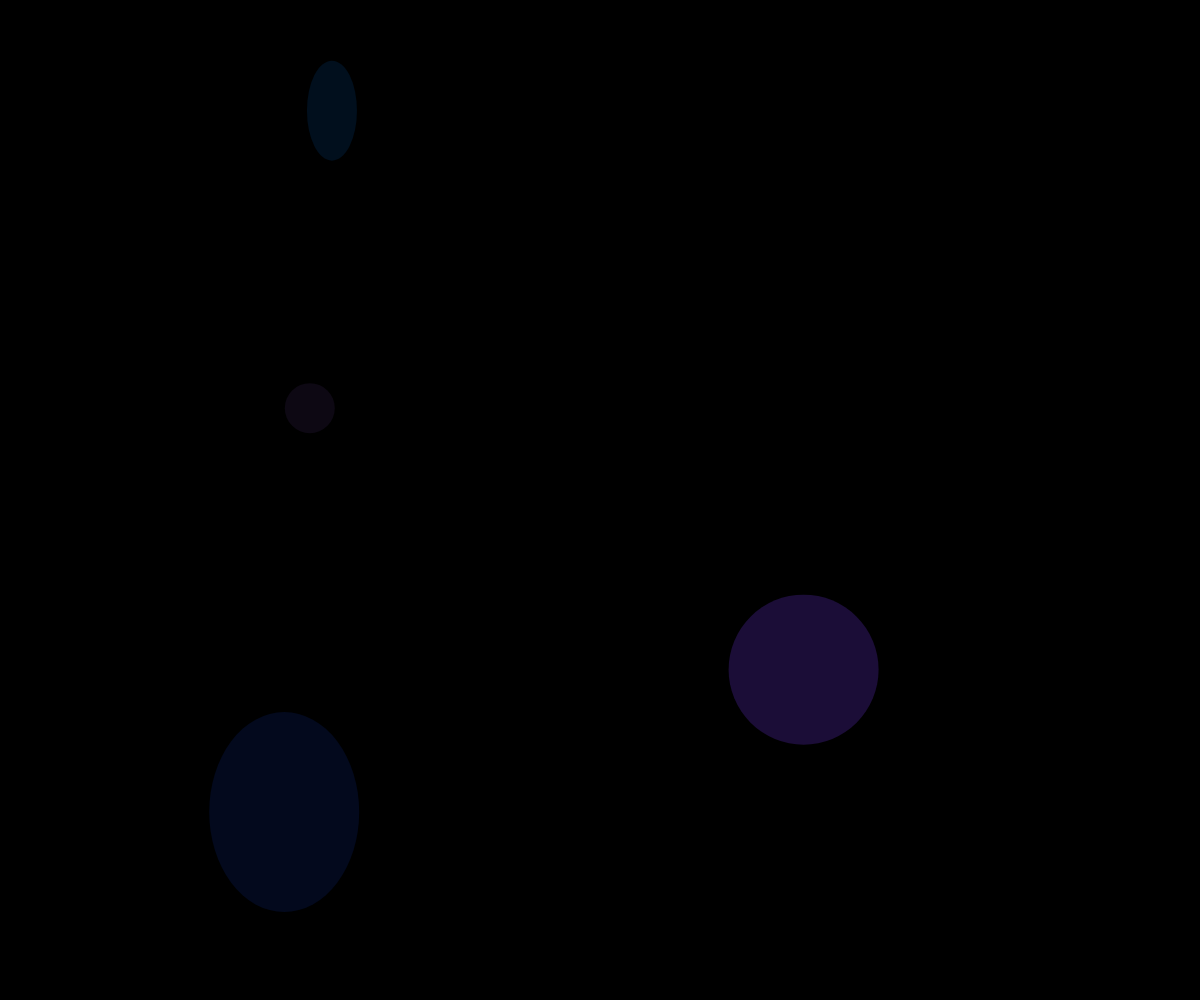
Frame 1 (no input)
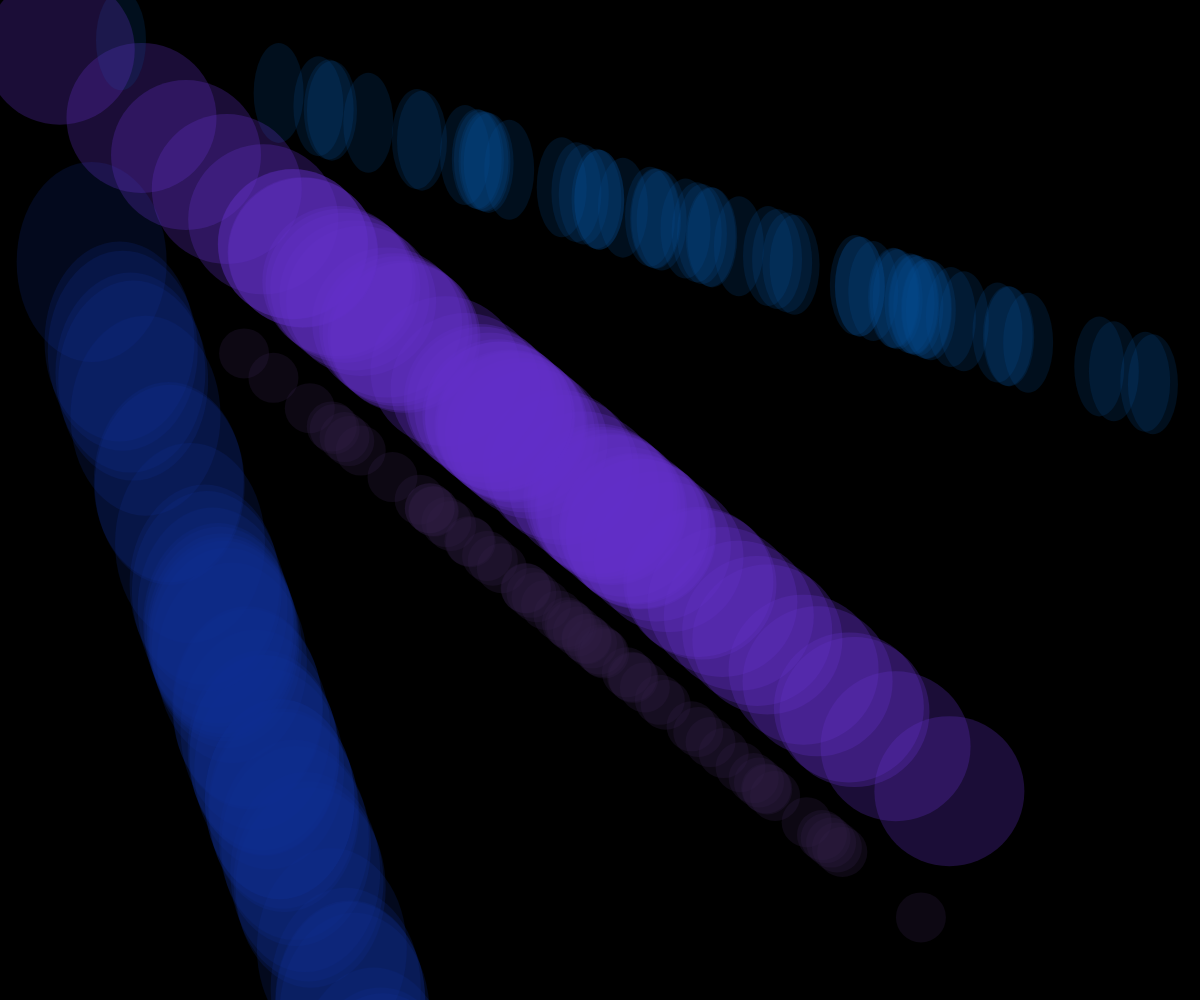
Frame 60 (no input)
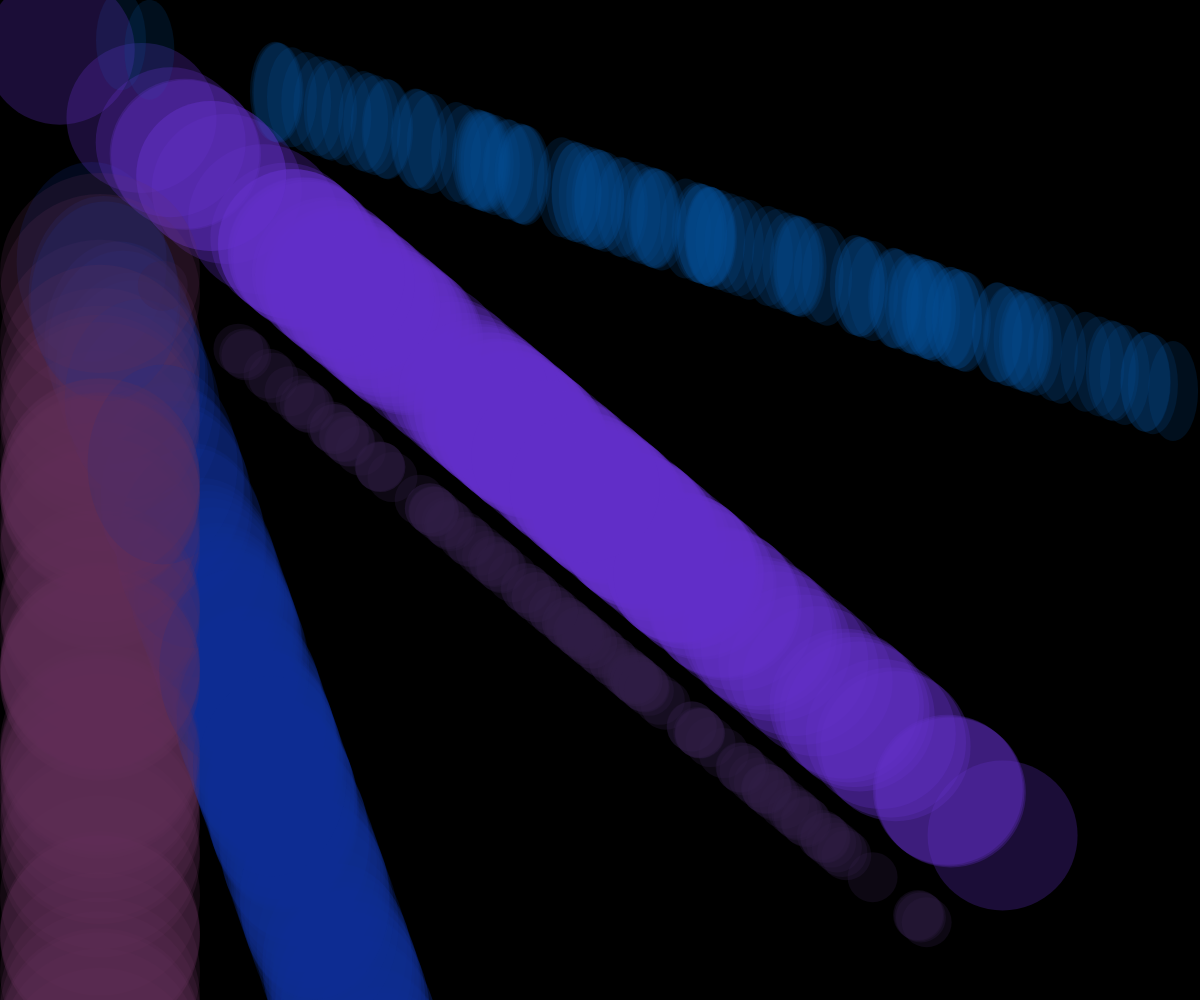
Frame 120 (the mouse pressed at the canvas centre since frame 60)

The p5.js sketch that drew these frames (run headless with seeded random() and noise() and a simulated clock; from frame 60 on, the mouse is pressed at the canvas centre):

// p5.js sketch
// ── sketch.js
let xpos;
let ypos;
let xpos1;
let ypos1;

let xoffset;
let yoffset;
let xoffset1;
let yoffset1;

function setup() {
  createCanvas(windowWidth, windowHeight);
  background(0,0,0);
  noStroke();

  xoffset = 0.0;
  yoffset = 0.0;
  xoffset1 = 0.0
  yoffset1 = 0.0

}

function draw() {
//offset settings for purple circle
  xpos = noise(xoffset) * width;
  ypos = noise(yoffset) * height;

//bright purple coloured circle moving
    fill(100,50,200,70);
    circle(xpos,ypos,150,150);

    xoffset = xoffset + 20;
    yoffset = yoffset + 20;

//offset settings for dark purple circle
  xpos = noise(xoffset) * width;
  ypos = noise(yoffset) * height;

//dark purple coloured circle moving
    fill(50,30,70,70);
    circle(xpos,ypos+150,50,50);

    xoffset = xoffset +15;
    yoffset = yoffset +15;

//offset settings for violet circle
   ypos1 = noise(yoffset1) * -1500;

//mouse interaction for violet circle
  if(mouseIsPressed){
    fill(100,50,90,50);
    circle(100,-ypos1,200,200);
  }

    yoffset1 = yoffset1 + 80;

//offset settings for blue ellipse
    xpos1 = noise(xoffset1) * width;

//key interaction for blue ellipse
  if(keyIsPressed){
    fill(30,30,90,70);
    ellipse(xpos1,50,300,100);
  }

    xoffset1 = xoffset1 + 20;

//offset settings for bright blue ellipse
    xpos = noise(xoffset) * 700;
    ypos = noise(yoffset) * -2000;

//bright blue ellipse moving
    fill(20,50,150,50);
    ellipse(xpos,-ypos,150,200);

    xoffset = xoffset + 60;
    yoffset = yoffset + 60;

//offset settings for green ellipse
    xpos = noise(xoffset) * 1500;
    ypos = noise(yoffset) * -500;

//bright green ellipse moving
    fill(10,80,150,50);
    ellipse(xpos,-ypos,50,100);

    xoffset = xoffset + 60;
    yoffset = yoffset + 60;

}
